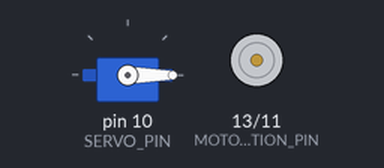
Simulated run of this sketch. Board: Arduino Uno, built with avr-gcc and run on an emulated ATmega328P. Shown: servo, direction and speed pins drawn as motors (green arrow = direction pin HIGH = forward, orange = LOW = backward, longer = more drive).

Above: at 0.05 s.
At 7.0 s:
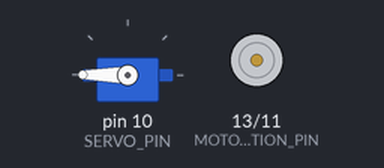
At 14.0 s:
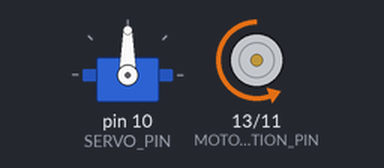
Timing chart, 0 to 18.2 s (numbered marks = the images above):
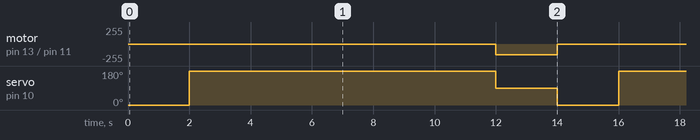

Measured:
- by itself, motor on pin 13 (MOTOR2_DIRECTION_PIN) / pin 11 (MOTOR2_SPEED_PIN): alternates backward 160/255 for 2.0 s and stopped for 12.0 s
- by itself, servo on pin 10 (SERVO_PIN): repeats every 14.0 s: 90° 2.0 s, 0° 2.0 s, 180° 10.0 s

The sketch:

motor.ino
```cpp
/*
int E1 = 10;
int M1 = 12;
int E2 =11;
int M2 = 13;
void setup()
{
pinMode(M1, OUTPUT);
pinMode(M2, OUTPUT);
}

void loop()
{
  {
  int value;
  for(value = 0 ; value <= 255; value+=5)
    {
     digitalWrite(M1,HIGH);
     digitalWrite(M2, HIGH);
     analogWrite(E1, value);
     analogWrite(E2, value);
     delay(30);
    }
    delay(1000);
 }
 {
  int value;
  for(value = 0 ; value <= 255; value+=5)
   {
    digitalWrite(M1,LOW);
    digitalWrite(M2, LOW);
    analogWrite(E1, value);
    analogWrite(E2, value);
    delay(30);
   }
   delay(1000);
  }
}
*/
#include "Servo.h"

//int MOTOR1_DIRECTION_PIN = 12;
int MOTOR2_DIRECTION_PIN = 13;

//int MOTOR1_SPEED_PIN = 10;
int MOTOR2_SPEED_PIN = 11;

int SERVO_PIN = 10;

Servo _servo;

void setup() {
//  pinMode(MOTOR1_DIRECTION_PIN, OUTPUT);
  pinMode(MOTOR2_DIRECTION_PIN, OUTPUT);
//  pinMode(MOTOR1_SPEED_PIN, OUTPUT);
  pinMode(MOTOR2_SPEED_PIN, OUTPUT);

  _servo.attach(SERVO_PIN);
}

void loop() {
  int motorValue = 0;

//  digitalWrite(MOTOR1_DIRECTION_PIN,HIGH);
//  analogWrite(MOTOR1_SPEED_PIN,motorValue);

  digitalWrite(MOTOR2_DIRECTION_PIN,HIGH);
  analogWrite(MOTOR2_SPEED_PIN,motorValue);

  int servoValue = 0;

  _servo.write(servoValue);

  delay(2000);

  motorValue = 50000;
  servoValue = 180;

//  analogWrite(MOTOR1_SPEED_PIN,motorValue);
//  analogWrite(MOTOR2_SPEED_PIN,motorValue);
  _servo.write(servoValue);

  delay(10000);

  motorValue = 100000;
  servoValue = 90;

  digitalWrite(MOTOR2_DIRECTION_PIN,LOW);
//  digitalWrite(MOTOR1_DIRECTION_PIN,LOW);

//  analogWrite(MOTOR1_SPEED_PIN,motorValue);
  analogWrite(MOTOR2_SPEED_PIN,motorValue);
  _servo.write(servoValue);

  delay(2000);

}
```
